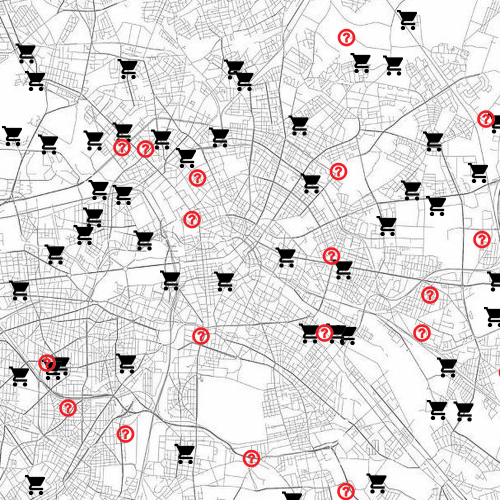
#> input picture images/candidates4.png, 1000 x 1000 px, given in place of shop_icon2.png, which was not available (shown at 1/2 size)
$ python visualize.py   (older library calls are emulated)
#> lines starting #> are read from the running program, lines starting #| are printed output that depends on the picture; pictures that were not available may be replaced by others from this repository, and a replacement may not be noted
from PIL import Image

def main():
    img_store = Image.open('shop_icon2.png', 'r').convert("RGBA")
#> img_store is the input picture: PIL image 1000x1000 RGBA; mean R, G, B, A 221.7, 219.2, 219.3, 254.2
    img_store = img_store.resize((40, 40), Image.ANTIALIAS)
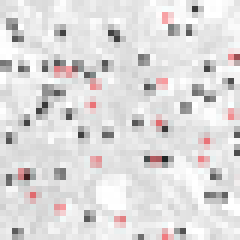
#> img_store: PIL image 40x40 RGBA (shown 6 times larger); mean R, G, B, A 221.5, 219, 219.1, 254.1; transparent parts drawn white

    img_possible_warehouse = Image.open('possible_warehouse_icon.png', 'r').convert("RGBA")
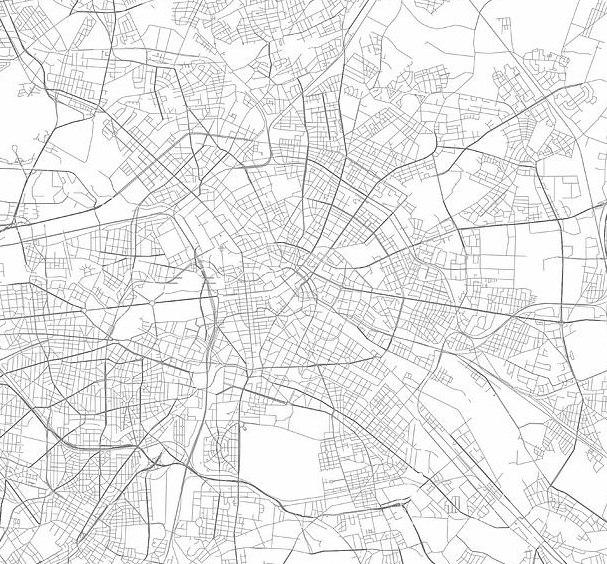
#> input picture mapbackground3.jpg, 607 x 564 px, given in place of possible_warehouse_icon.png, which was not available
    img_possible_warehouse = img_possible_warehouse.resize((50, 50), Image.ANTIALIAS)
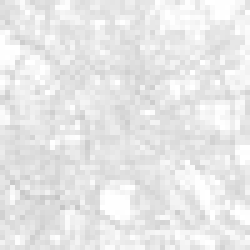
#> img_possible_warehouse: PIL image 50x50 RGBA (shown 5 times larger); mean R, G, B, A 231.5, 231.5, 231.5, 255

    img_warehouse = Image.open('warehouse_icon.png', 'r').convert("RGBA")
    img_warehouse = img_warehouse.resize((65, 65), Image.ANTIALIAS)

    problem_index = int(input('Which problem set are you visualizing?'))
#> the answer given: 3

    try:
        with open("input/loc{}.txt".format(problem_index), "r") as file:
            lines = file.readlines()
    except IOError:
        print("Error while reading file")

    list_stores = []
    list_warehouses = []

#> (the run stopped early here; a loop or call above may not have finished)
